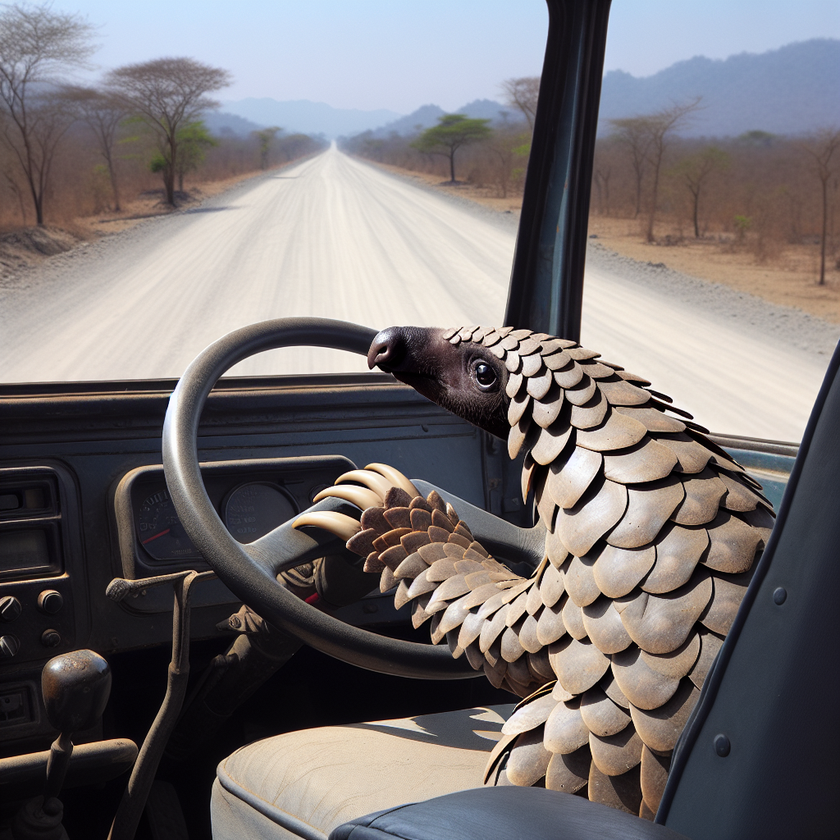
#> input picture script/lsb/pangolin.png, 840 x 840 px, shrunk from 1024 x 1024 before the run; the run also reads 1 picture not shown here
$ python visueltestlsb.py
#> lines starting #> are read from the running program, lines starting #| are printed output that depends on the picture
from PIL import Image

def lsb_diff_img(image1_path, image2_path, output_path):
#> called with image1_path = 'pangolin.png', image2_path = 'pangolinn.png', output_path = 'lsb_diff.png'
    img1 = Image.open(image1_path).convert('RGB')
#> img1 is the input picture: PIL image 840x840 RGB; mean R, G, B 118.9, 113.8, 115
    img2 = Image.open(image2_path).convert('RGB')
    assert img1.size == img2.size, "Images de tailles différentes"
    w, h = img1.size
#> w = 840; h = 840
    diff_img = Image.new('RGB', (w, h))
#> diff_img: PIL image 840x840 RGB; every value is 0
    pixels1 = img1.load()
    pixels2 = img2.load()
    pixels_diff = diff_img.load()
    for y in range(h):
        for x in range(w):
            px1 = pixels1[x, y]
            px2 = pixels2[x, y]
            r = 255 if (px1[0] & 1) != (px2[0] & 1) else 0
            g = 255 if (px1[1] & 1) != (px2[1] & 1) else 0
            b = 255 if (px1[2] & 1) != (px2[2] & 1) else 0
            pixels_diff[x, y] = (r, g, b)
    diff_img.save(output_path)
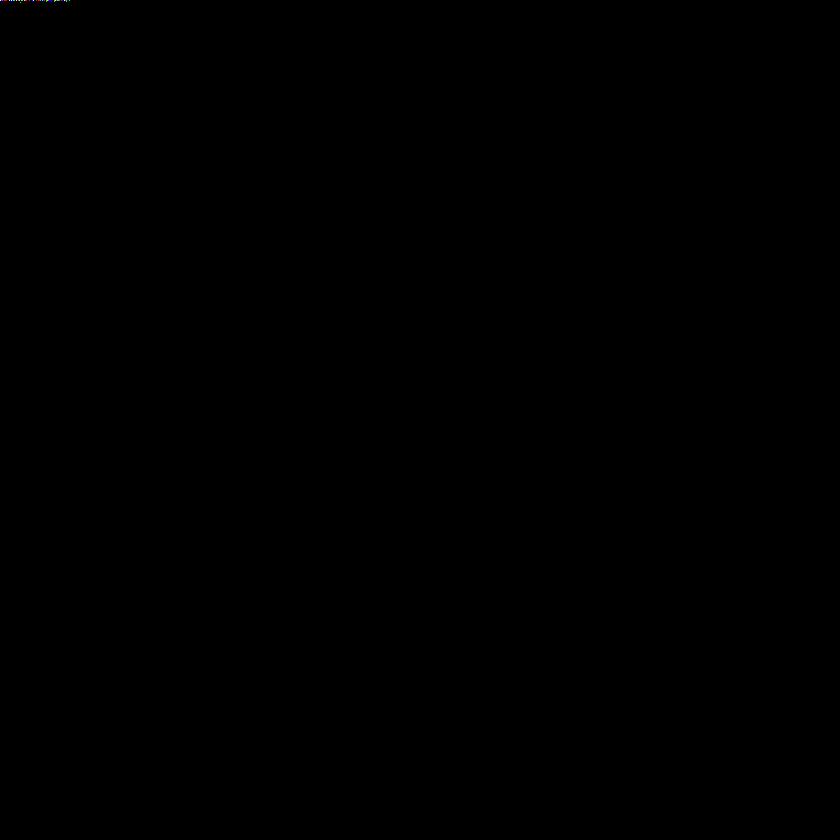
#> saved as lsb_diff.png: PIL image 840x840 RGB; mean R, G, B 0, 0, 0
    print(f"Image de différences LSB générée : {output_path}")

# Utilisation :
lsb_diff_img("pangolin.png", "pangolinn.png", "lsb_diff.png")

def compare_lsb(image1, image2):
#> called with image1 = 'pangolin.png', image2 = 'pangolinn.png'
    img1 = Image.open(image1).convert('RGB')
    img2 = Image.open(image2).convert('RGB')
    assert img1.size == img2.size, "Images de tailles différentes"
    pixels1 = img1.load()
    pixels2 = img2.load()
    largeur, hauteur = img1.size
#> largeur = 840; hauteur = 840

    diff_lsb = 0
    for y in range(hauteur):
        for x in range(largeur):
            for i in range(3): # R, G, B
                lsb1 = pixels1[x, y][i] & 1
                lsb2 = pixels2[x, y][i] & 1
                if lsb1 != lsb2:
                    diff_lsb += 1
#> after the loop, diff_lsb = 86
    print(f"Nombre de bits LSB différents entre les deux images : {diff_lsb}")
#| Nombre de bits LSB différents entre les deux images : 86
#> the answer given: lsb_diff.png

compare_lsb("pangolin.png", "pangolinn.png")

def extraire_message_lsb(image_path):
#> called with image_path = 'lsb_diff.png'
    img = Image.open(image_path)
    largeur, hauteur = img.size
#> largeur = 840; hauteur = 840
    pixels = img.load()
    bits = []
    for y in range(hauteur):
        for x in range(largeur):
            r, g, b = pixels[x, y]
            bits.append(str(r & 1))
            bits.append(str(g & 1))
            bits.append(str(b & 1))
#> after the loop, bits = 2116800 items

    # Récupérer la longueur du message (4 octets = 32 bits)
    longueur_bits = bits[:32]
#> longueur_bits = 32 items, first 6: '1', '1', '1', '0', '0', '1'
    longueur = int(''.join(longueur_bits), 2)
    # Récupérer les bits du message
    message_bits = bits[32:32 + longueur * 8]
#> message_bits = 2116768 items
    chars = []
    for i in range(0, len(message_bits), 8):
        octet = message_bits[i:i+8]
        if len(octet) < 8:
            break
        chars.append(chr(int(''.join(octet), 2)))
#> this loop made 264596 passes
#> (i, octet) on passes 2 to 4: (8, ['1', '1', '0', '1', '0', '0', '0', '0']), (16, ['1', '1', '0', '0', '0', '1', '1', '0']), (24, ['1', '1', '1', '0', '0', '0', '0', '0'])
#> after the loop, chars = 264596 items
    return ''.join(chars)

if __name__ == "__main__":
    img_path = input("Nom de l'image avec le mot caché : ")
    message = extraire_message_lsb(img_path)
    print("Message extrait :", message)
#> (printed output is left out)
